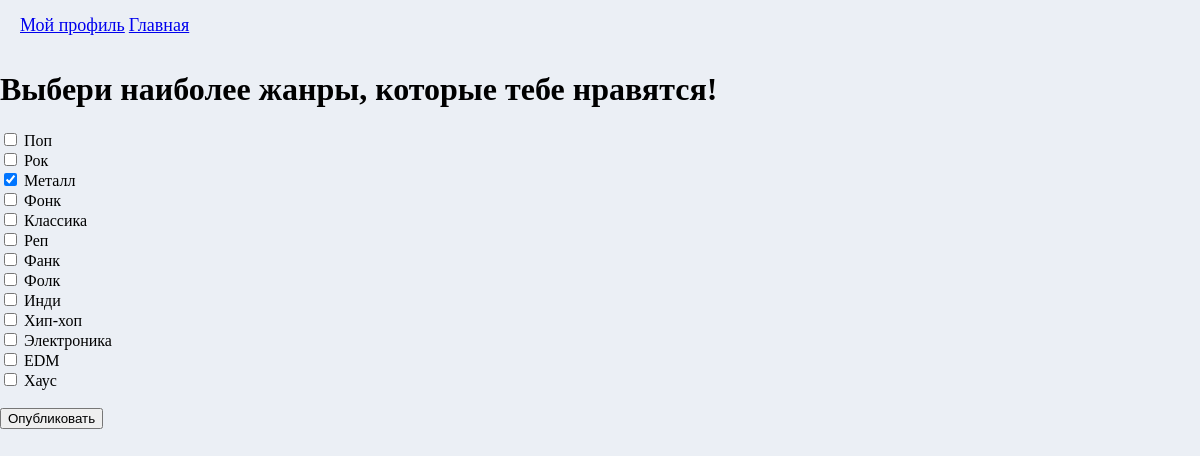
/profile/2/change-genres (signed in), run on the app's committed database.
### data/genres.py (models this page shows)
class Genre(SqlAlchemyBase):
    __tablename__ = 'genres'
    id = sqlalchemy.Column(sqlalchemy.Integer,
                           primary_key=True, autoincrement=True)
    name = sqlalchemy.Column(sqlalchemy.String, nullable=True)

### main.py (the view, shortened to what this page needs)
@app.route('/profile/<id_user>/<mode>', methods=['GET', 'POST'])
def page_of_user(id_user, mode):
    global img_ava
    current_user, userid, username = get_user_from_session()
    user = db_sess.query(User).filter(User.id == int(id_user)).first()
    post = db_sess.query(Posts).filter(Posts.user_id == int(id_user))
    song = db_sess.query(Song).filter(Song.user_id == int(id_user))
    event = db_sess.query(Events).filter(Events.date >= datetime.datetime(
        datetime.datetime.now().year, datetime.datetime.now().month, datetime.datetime.now().day,
        datetime.datetime.now().hour, datetime.datetime.now().minute)).filter(Events.id == int(id_user))
    try:
        taste = list(map(int, user.genres.split(';')))
    except Exception:
        taste = []
    if mode == 'head':
        return render_template('user.html', current_user=current_user, link_user=f'/profile/{userid}/head',
                               user=user, post=post, song=song, get_author=get_author, event=event)
    if mode == 'all_songs':
        return render_template('all_songs.html', current_user=current_user, song=song)
    if mode == 'all_events':
        return render_template('all_events.html', current_user=current_user, event=event)
    if mode == 'all_posts':
        return render_template('user_posts.html', current_user=current_user, post=post)
    if mode == 'change-image' and current_user.id == user.id:
        form = AddSong()
        if not img_ava:
            img_ava = '/static/inf/avatars/classic_avatar.png'
        if request.method == 'POST':
            if form.public.data:
                with open(f'static/inf/avatars/{id_user}_prom.png', 'rb') as f:
                    with open(f'static/inf/avatars/{id_user}.png', 'wb') as n:
                        n.write(f.read())
                os.remove(f'static/inf/avatars/{id_user}_prom.png')
                img_ava = f'/static/inf/avatars/{id_user}.png'
                user.avatar = img_ava
                db_sess.commit()
                img_ava = None
                return redirect(f'/profile/{id_user}/head')
            if form.update.data:
                with open(f'static/inf/avatars/{id_user}_prom.png', 'wb') as f:
                    f.write(request.files['file'].read())
                img_ava = f'/static/inf/avatars/{id_user}_prom.png'
        return render_template('change_avatar.html', current_user=current_user, img=img_ava, form=form)
    elif mode == 'change-genres' and current_user.id == user.id:
        genres = db_sess.query(Genre).all()
        form = AddSong()
        return render_template('change_genres.html', genres=genres, form=form, taste=taste)
    else:
        return redirect(f'/profile/{id_user}/head')

### data/forms.py
class AddSong(flask_wtf.FlaskForm):
    title = StringField('Название', validators=[DataRequired()])
    update = SubmitField('Обновить')
    public = SubmitField('Опубликовать')
    link_spotify = StringField('Spotify')
    link_yandex = StringField('Яндекс.Музыка')
    link_youtube = StringField('YouTube')

### data/user.py (called while the page is built)
    def check_password(self, password):
        return check_password_hash(self.hashed_password, password)

### main.py (called while the page is built)
def get_user_from_session():
    try:
        user = 0
        mail = session['email']
        passw = session['password']
        if mail is not None and passw is not None:
            user = db_sess.query(User).filter(User.email == str(mail)).first()
        if user and user.check_password(passw):
            login_user(user)
            current_user = user
            userid = current_user.id
            username = current_user.name
            return current_user, userid, username
    except Exception:
        return None, None, None
    return None, None, None

### templates/change_genres.html
{% extends "base.html" %}
{% block content %}
<h1>Выбери наиболее жанры, которые тебе нравятся!</h1>
<form method="post">
    {% for elem in genres %}
    {% if elem.id in taste %}
    <div class="form-check">
        <input class="form-check-input" type="checkbox" name="genre" id={{taste[taste.index(elem.id)]}} value={{elem.id}} checked>
        <label class="form-check-label" for={{elem.id}}>{{elem.name}}</label>
    </div>
    {% else %}
    <div class="form-check">
        <input class="form-check-input" type="checkbox" name="genre" id={{elem.id}} value={{elem.id}}>
        <label class="form-check-label" for={{elem.id}}>{{elem.name}}</label>
    </div>
    {% endif %}
    {% endfor %}
    <br>{{form.public}}
</form>
{% endblock %}

### static/styles/base.css (style rules this page uses)
body { background-color: #ebeff5; margin: 0 }
h1 { font-family: "Tahoma"; font-size: 32px; }

### data on the page
Genre: name "Поп"
Genre: name "Рок"
Genre: name "Металл"
Genre: name "Фонк"
Genre: name "Классика"
Genre: name "Реп"
Genre: name "Фанк"
Genre: name "Фолк"
Genre: name "Инди"
Genre: name "Хип-хоп"
Genre: name "Электроника"
Genre: name "EDM"
Genre: name "Хаус"
